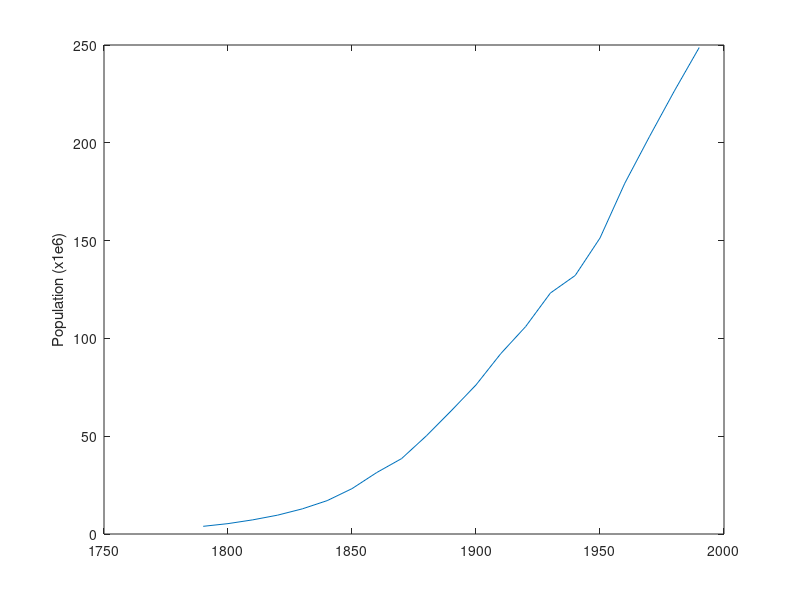

Reproduce this figure in MATLAB.
function e_7a()
    x = [1790:10:1990];
    y = load('population.txt');
    % de dividen los valores de y para lograr que el plot muestre los valores de y en millones como pide el enunciado
    plot(x, y/(1e6));
    ylabel('Population (x1e6)')
end